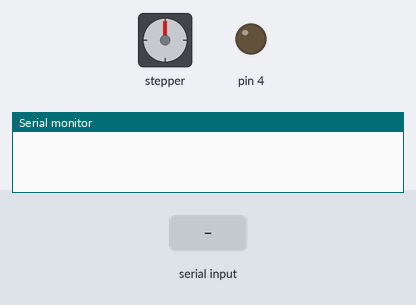
Recording of a sketch running on a simulated Arduino Uno, built with avr-gcc and run on an emulated ATmega328P. Shown: stepper motor, output pins drawn as LEDs (lit = HIGH), the last lines printed to the serial monitor. Inputs (shaded band) come from the test bench. Stepper angles assume 200 steps per turn.

Above: at 1.2 s.
1.3 s: "Stop\n" received over Serial
At 1.7 s:
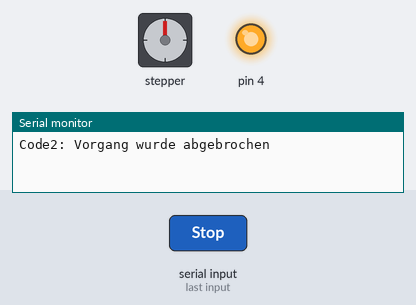
2.8 s: "Go\n" received over Serial
At 4.0 s:
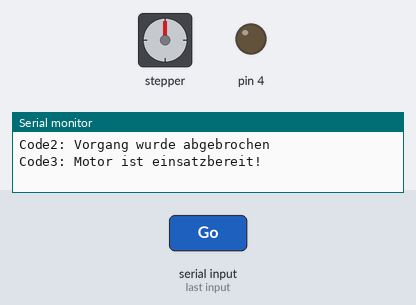
4.3 s: "90,45\n" received over Serial
At 5.6 s:
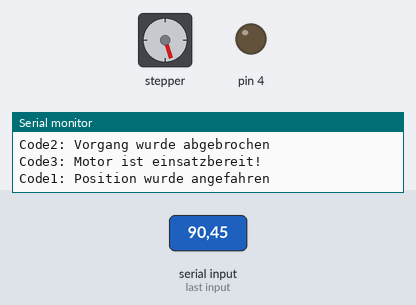
5.9 s: "30,150\n" received over Serial
At 6.8 s:
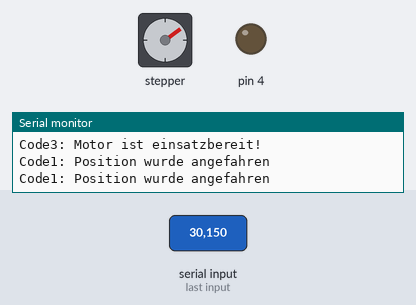
7.5 s: "90\n" received over Serial
At 8.8 s:
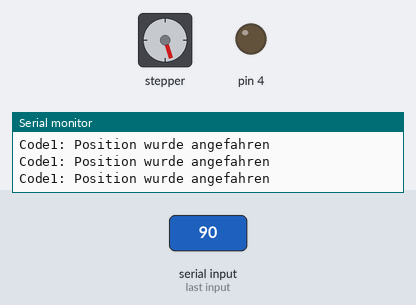
9.1 s: "Stop\n" received over Serial
At 10.1 s:
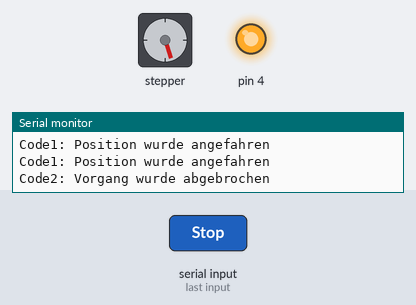
Timing chart, 0 to 11.6 s (numbered marks = the images above; inputs shaded):
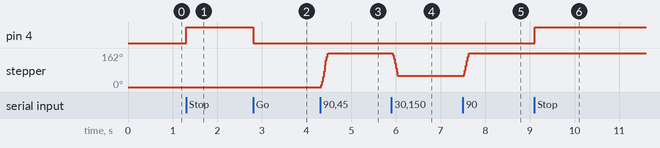

Measured:
- after the input at 1.3 s, pin 4: LOW → HIGH at once
- after the input at 2.8 s, pin 4: HIGH → LOW at once
- after the input at 4.3 s, stepper: turns 162° clockwise in 0.16 s, starting at once
- after the input at 5.9 s, stepper: turns 108° counter-clockwise in 0.12 s, starting at once
- after the input at 7.5 s, stepper: turns 108° clockwise in 0.12 s, starting at once
- after the input at 9.1 s, pin 4: LOW → HIGH at once

The sketch:

Positionssteuerung_Arduino.ino
```cpp
#include <AccelStepper.h>

#define dirPin 2
#define stepPin 3
#define motorInterfaceType 1


AccelStepper stepper = AccelStepper(motorInterfaceType, stepPin, dirPin);
float newPosition;
String Stop_Go="";
bool enable=1;

void setup() {
  Serial.begin(9600);  // Starte die serielle Kommunikation
  stepper.setMaxSpeed(10000);   //Maximale Schritte pro Sekunde, 10000 entspricht 10 kpps
  stepper.setAcceleration(10000);
  stepper.moveTo(0);

  pinMode(4, OUTPUT);
}

void loop() {
  // Prüfen, ob Daten über die serielle Schnittstelle empfangen wurden
  if (Serial.available() > 0) {
    String input = Serial.readStringUntil('\n');  // Lese die Eingabe bis zum Zeilenumbruch#
    Stop_Go=input;
    newPosition =input.toFloat();


    if(Stop_Go=="Stop")    //Motor anhalten
    {
      Serial.println("Code2: Vorgang wurde abgebrochen");
      stepper.stop();
      digitalWrite(4, HIGH);   //deaktiviert die Stromzufuhr zum Motor
      enable=1;
    }
    else if(Stop_Go=="Go")   //Motor starten
    {
      digitalWrite(4,LOW);
      Serial.println("Code3: Motor ist einsatzbereit!");
      enable=0;
    }
    else if (newPosition>=0 && newPosition<=10000000000000 && enable==0)   //Position anfahren
    {
      stepper.runToNewPosition(newPosition);
      Serial.println("Code1: Position wurde angefahren");
    }
    else
    {
      Serial.println("Code4: Fehlerhafte Eingabe. Motor wurde abgeschaltet");
      digitalWrite(4, HIGH);
    }
  }


}
```
